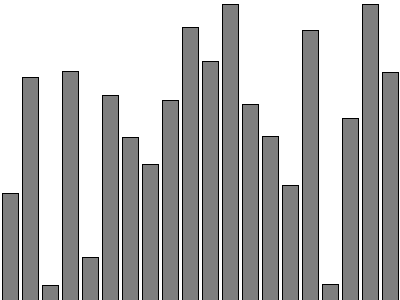
Frame 1 (no input)
Frame 60 (the mouse pressed at the canvas centre just before this capture): identical to frame 1, image omitted
Frame 120 (the mouse held since frame 60 and released just before this capture): identical to frame 1, image omitted

The Processing sketch that drew this single still picture (run headless with seeded random() and noise(); from frame 60 on, the mouse is pressed at the canvas centre):

// Processing sketch: sketch_140620_9
// ── sketch_140620_9.pde
float[] tops;

void setup(){
  size(400,300);
  tops = new float[20];
  for(int i=0;i<tops.length ;i++){
    tops[i] = random(height);
  }
}
void draw(){
  background(255);
  stroke(0);
  fill(127);
  for(int i=0;i<tops.length ;i++){
    rect(20*i+2,tops[i],16,height);
  }
}
boolean inRect(float x,float y,float xTopLeft,float yTopLeft,float w,float h){
  if(( xTopLeft <= x && x <= xTopLeft+w ) && ( yTopLeft <= y && y <= yTopLeft+h )){
    return true;
  }else{
    return false;
  }
}

void mouseClicked(){
  for(int i=0;i<tops.length;i++){
    if(inRect(mouseX,mouseY,20*i+2,tops[i],16,height)){
      int last = tops.length - 1;
      float tmp = tops[i];
      tops[i] = tops[last];
      tops[last] = tmp ;
      break;
    }
  }
}
